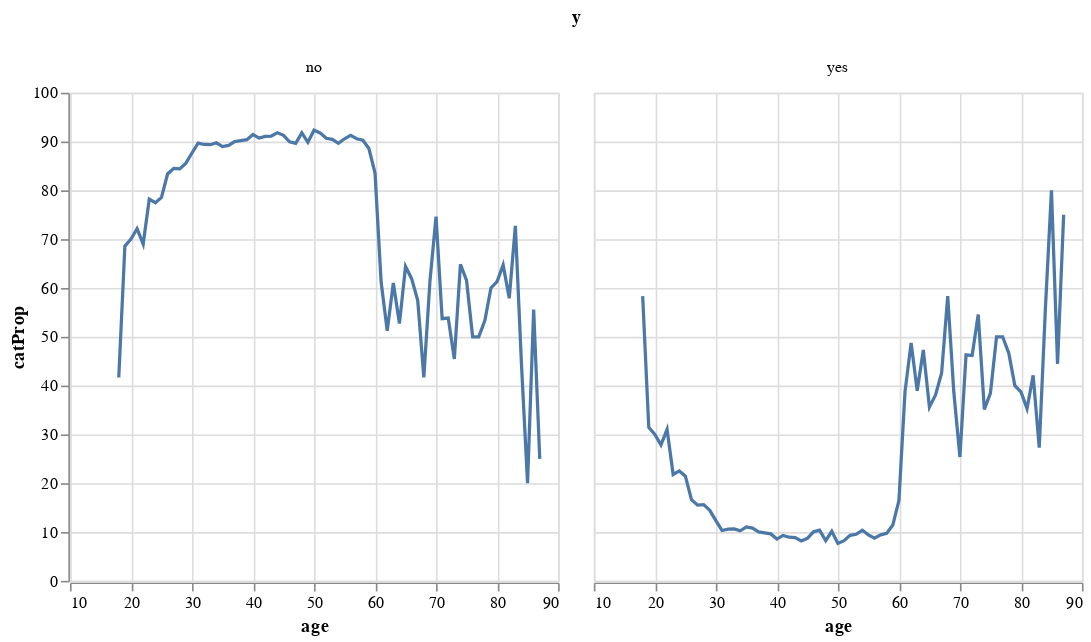

The notebook cell saved with this chart:
### Code cell
# Mostrando la proporción donde se representan ambas categorías (sí y no)
alt.Chart(combinacionEdad).mark_line().encode(x = 'age',
                                              y = 'catProp').facet(column = 'y')

### Figure 1 — Vega-Lite specification as saved in the notebook (floating-point values rounded to 4 significant figures; data arrays with more than 128 entries replaced by an {"elided": "..."} marker saying what was removed)
{"config": {"view": {"continuousWidth": 300, "continuousHeight": 300}}, "data": {"name": "data-fde52ff406cf1a8b22fb7cff9c40cf7f"}, "facet": {"column": {"field": "y", "type": "nominal"}}, "spec": {"mark": {"type": "line"}, "encoding": {"x": {"field": "age", "type": "quantitative"}, "y": {"field": "catProp", "type": "quantitative"}}}, "$schema": "https://vega.github.io/schema/vega-lite/v5.20.1.json", "datasets": {"data-fde52ff406cf1a8b22fb7cff9c40cf7f": {"elided": "140 records"}}}
